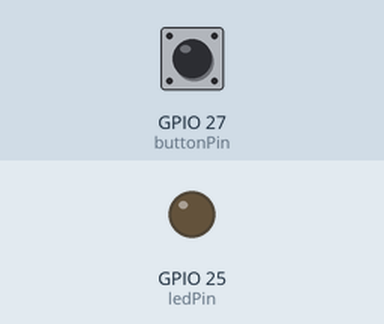
Recording of a sketch running on a simulated ESP32. Shown: output pins drawn as LEDs (lit = HIGH). Inputs (shaded band) come from the test bench; at power-on: GPIO 27 (buttonPin) LOW.

Above: at 1.2 s.
1.3 s: GPIO 27 (buttonPin) pulled HIGH for 0.15 s
At 2.5 s:
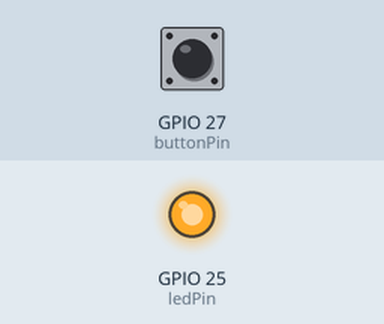
2.9 s: GPIO 27 (buttonPin) pulled HIGH for 1 s
At 3.8 s:
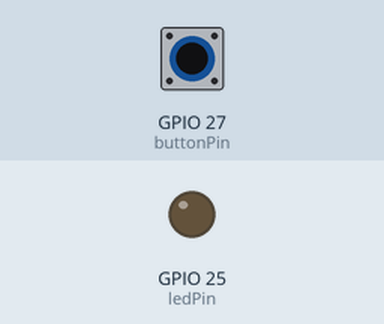
5.4 s: GPIO 27 (buttonPin) pulled HIGH for 3.2 s
At 5.7 s:
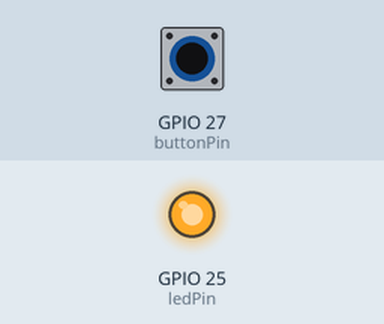
Timing chart, 0 to 8.4 s (numbered marks = the images above; inputs shaded):
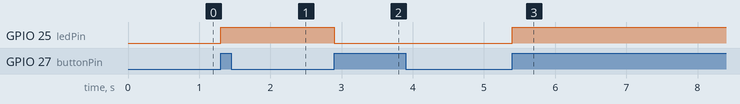

The sketch:

button.ino
```cpp
const int buttonPin = 27;  // Pin connected to the button
const int ledPin = 25;    // Pin connected to the LED

int buttonState = 0;         // Current state of the button
int lastButtonState = 0;     // Previous state of the button
bool ledState = false;       // State of the LED, off by default

void setup() {
  pinMode(ledPin, OUTPUT);
  pinMode(buttonPin, INPUT);
  digitalWrite(ledPin, ledState); // Initialize the LED in the off state
}

void loop() {
  buttonState = digitalRead(buttonPin); // Read the state of the button

  // Check if button state changed from not pressed to pressed
  if (buttonState != lastButtonState) {
    if (buttonState == HIGH) {
      ledState = !ledState;  // Toggle the state of the LED
      digitalWrite(ledPin, ledState); // Set the LED according to ledState
    }
    // Delay a little bit for debounce
    delay(50);
  }

  lastButtonState = buttonState; // Save the current state as the last state for next loop iteration
}
```

Measured:
- after the input at 1.3 s, GPIO 25 (ledPin): LOW → HIGH at once
- after the input at 2.9 s, GPIO 25 (ledPin): HIGH → LOW at once
- after the input at 5.4 s, GPIO 25 (ledPin): LOW → HIGH at once
